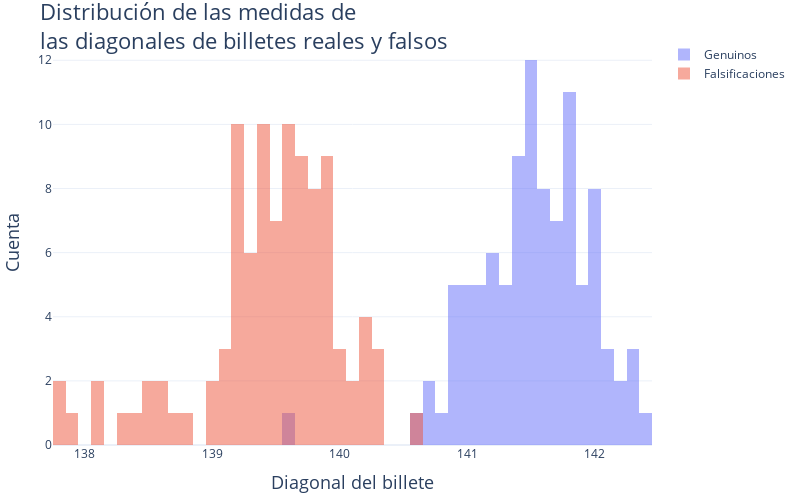

Here is the notebook cell this chart was saved with:
### Code cell
fig = go.Figure()

fig.add_trace(
    go.Histogram(
        x=true_bills['X_6'],
        name='Genuinos',
        xbins=dict(
            size=0.1
        )
    )
)

fig.add_trace(
    go.Histogram(
        x=false_bills['X_6'],
        name='Falsificaciones',
        xbins=dict(
            size=0.1
        )
    )
)

fig.update_traces(opacity=0.5)

fig.update_layout(
    title='Distribución de las medidas de<br>las diagonales de billetes reales y falsos',
    title_font_size=22,
    xaxis=dict(
        title='Diagonal del billete',
        title_font_size=18
    ),
    yaxis=dict(
        title='Cuenta',
        title_font_size=18
    ),
    margin=dict(
        l=40,
        r=10,
        b=10,
        t=40,
    ),
    height=500,
    width=800,
    barmode='overlay',
    template='plotly_white',
)

# fig.write_image('images/hist_tf.pdf')

fig.show()

### Figure 1 — Plotly figure (JSON) as saved in the notebook; plotly's stock layout.template omitted (floating-point values rounded to 4 significant figures)
{"data": [{"name": "Genuinos", "opacity": 0.5, "type": "histogram", "x": [141, 141.7, 142.2, 142, 141.8, 141.4, 141.6, 141.7, 141.9, 140.7, 141.8, 142.2, 141.4, 141.7, 141.8, 141.6, 141.7, 141.9, 141.5, 141.9, 141.4, 141.6, 141.5, 141.6, 141.1, 142.3, 142.4, 141.9, 141.8, 142, 141.8, 142.3, 140.7, 141, 141.4, 141.8, 141.8, 142, 142.1, 141.3, 142.3, 140.9, 141.7, 140.9, 141, 141.8, 141.5, 142, 141.1, 142, 141.3, 141.1, 140.9, 141.6, 141.4, 142, 141.2, 141.1, 141.3, 141.4, 141.6, 141.5, 141.5, 141.4, 141.5, 140.8, 141.3, 141.5, 141.8, 139.6, 140.9, 141.4, 141.2, 141.8, 142.1, 141.7, 141.2, 141, 140.9, 141.8, 140.6, 141, 141.9, 141.3, 141.2, 141.5, 141.6, 142.1, 141.5, 142, 141.6, 141.4, 141.5, 141.5, 142, 141.7, 141.1, 141.2, 141.5, 141.2], "xbins": {"size": 0.1}}, {"name": "Falsificaciones", "opacity": 0.5, "type": "histogram", "x": [139.8, 139.5, 140.2, 140.3, 139.7, 139.9, 140.2, 139.9, 139.4, 140.3, 139.2, 140.1, 140.6, 139.9, 139.7, 139.2, 139.8, 139.9, 140, 139.2, 139.6, 139.6, 140.2, 139.7, 140.1, 139.6, 140.2, 140, 140.3, 139.9, 139.8, 139.2, 139.9, 139.7, 139.5, 139.5, 139.4, 138.3, 139.8, 139.6, 139.3, 139.2, 139.9, 139.9, 139.3, 139.8, 139.9, 138.1, 139.4, 139.4, 139.8, 139, 139.3, 139.4, 139.5, 139.7, 139.5, 139.2, 139.3, 137.9, 138.4, 138.1, 139.5, 139.1, 139.8, 139.7, 138.8, 138.6, 139.6, 139.7, 137.8, 139.6, 139.4, 139.2, 139.6, 139, 139.7, 139.6, 139.1, 137.8, 139.1, 138.7, 139.3, 139.3, 139.5, 139.4, 138.5, 139.2, 139.4, 139.2, 139.4, 138.6, 139.2, 138.5, 139.8, 139.6, 139.7, 140, 139.4, 139.6], "xbins": {"size": 0.1}}], "layout": {"barmode": "overlay", "height": 500, "margin": {"b": 10, "l": 40, "r": 10, "t": 40}, "title": {"font": {"size": 22}, "text": "Distribución de las medidas de<br>las diagonales de billetes reales y falsos"}, "width": 800, "xaxis": {"title": {"font": {"size": 18}, "text": "Diagonal del billete"}}, "yaxis": {"title": {"font": {"size": 18}, "text": "Cuenta"}}}}
